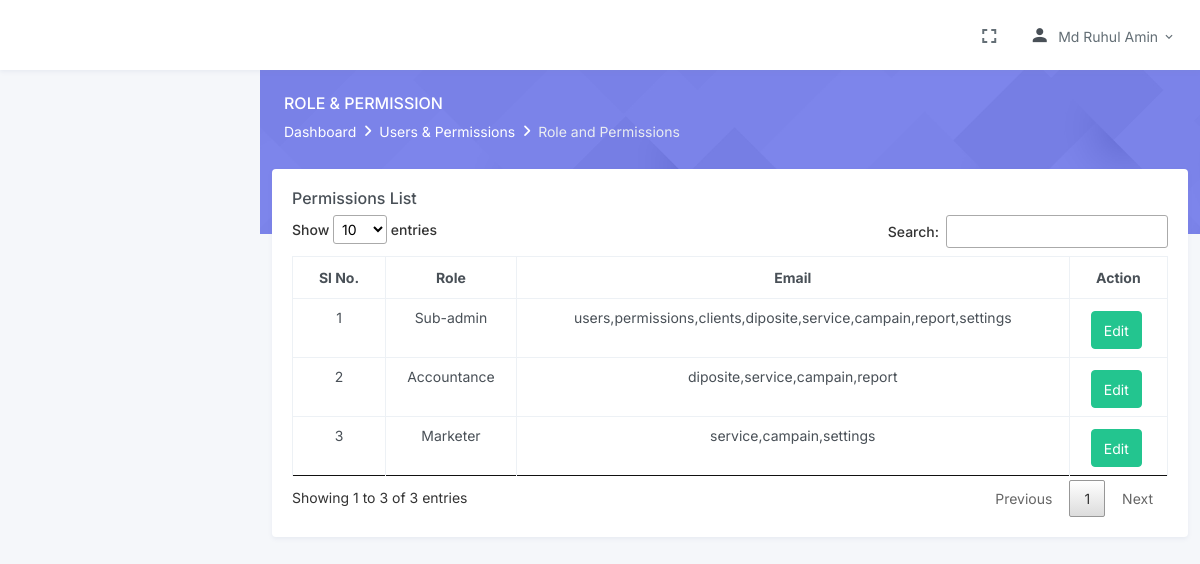
Screenshot of /permissions.php (signed in) with the database file from the repository.
### tables this page shows
CREATE TABLE `permissions` (
  `id` int(255) NOT NULL,
  `role_id` int(1) NOT NULL,
  `permission` text NOT NULL
);

CREATE TABLE `roles` (
  `id` int(255) NOT NULL,
  `role_id` int(1) NOT NULL,
  `role` varchar(20) NOT NULL,
  `status` int(11) NOT NULL DEFAULT '1'
);

### inc/functions.inc.php (called while the page is built, shortened)
<?php
function db_conn()
{
    $db = mysqli_connect("localhost", "bgdbilli_client", "bgdclient", "bgdbilli_client");
    return $db;
}
function select($table_name, $field_names, $conditions = "", $join = "")
{
    $new_conditions = $conditions;
    if ($conditions) {
        $new_conditions =  "WHERE $conditions ";
    }
      $select = "SELECT $field_names FROM $table_name $join $new_conditions";
    $result = mysqli_query(db_conn(), $select);
    return $result;
}

### permissions.php (the view, shortened to what this page needs)
<?php
require_once "inc/header.inc.php"; ?>
<div class="main-content">
    <div class="page-content">
        <div class="page-title-box">
            <div class="container-fluid">
                <div class="row align-items-center">
                    <div class="col-sm-6">
                        <div class="page-title">
                            <h4>Role & Permission</h4>
                            <ol class="breadcrumb m-0">
                                <li class="breadcrumb-item"><a href="javascript: void(0);">Dashboard</a></li>
                                <li class="breadcrumb-item"><a href="javascript: void(0);">Users & Permissions</a></li>
                                <li class="breadcrumb-item active">Role and Permissions</li>
                            </ol>
                        </div>
                    </div>
                </div>
            </div>
        </div>
    </div>
    <div class="container-fluid lessmt-5">
        <div class="page-content-wrapper">
            <div class="row">
                <div class="col-12">
                    <div class="card">
                        <div class="card-body">
                            <h4 class="header-title">Permissions List</h4>
                            <table id="datatable" class="table table-bordered dt-responsive nowrap text-center  mt-3" style="border-collapse: collapse; border-spacing: 0; width: 100%;">
                                <thead>
                                    <tr>
                                        <th>Sl No.</th>
                                        <th>Role</th>
                                        <th>Email</th>
                                        <th>Action</th>
                                    </tr>
                                </thead>
                                <tbody>
                                    <?php
                                    $serial = 0;
                                    foreach (select('permissions', '*', 'role_id!=1 ') as $permissions) :
                                        $role_id = $permissions['role_id'];
                                        $roles = mysqli_fetch_assoc(select('roles', 'role', "role_id='$role_id'"));
                                    ?>
                                        <tr class="text-center">
                                            <td><?= ++$serial ?></td>
                                            <td><?= ucfirst($roles['role'])  ?></td>
                                            <td><?= $permissions['permission'] ?></td>
                                            <td>
                                                <div class="btn-group mt-1 me-1">
                                                    <a href="edit-permissions.php?role_id=<?= $role_id ?>" class="btn btn-success">Edit</a>
                                                </div>
                                            </td>
                                        </tr>
                                    <?php endforeach ?>
                                </tbody>
                            </table>
                        </div>
                    </div>
                </div>
            </div>
        </div>
    </div>
</div>
</div>
<?php require_once "inc/footer.inc.php" ?>

### assets/css/style.css (style rules this page uses)
.lessmt-5 { margin-top: -148px !important; }

### rows the page displays
permissions: role.role "Sub-admin", permission "users,permissions,clients,diposite,service,campain,report,settings"
permissions: role.role "Accountance", permission "diposite,service,campain,report"
permissions: role.role "Marketer", permission "service,campain,settings"

### other values shown
$_SESSION['USER_NAME'] "Md Ruhul Amin"
